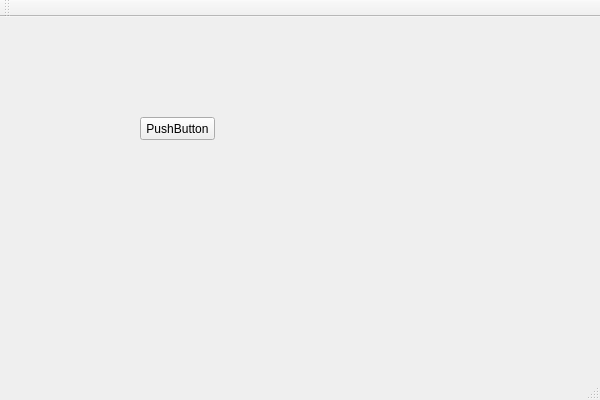
<?xml version="1.0" encoding="UTF-8"?>
<ui version="4.0">
 <class>HelloDialog</class>
 <widget class="QMainWindow" name="HelloDialog">
  <property name="geometry">
   <rect>
    <x>0</x>
    <y>0</y>
    <width>600</width>
    <height>400</height>
   </rect>
  </property>
  <property name="windowTitle">
   <string>HelloDialog</string>
  </property>
  <widget class="QWidget" name="centralWidget">
   <widget class="QPushButton" name="pushButton">
    <property name="geometry">
     <rect>
      <x>140</x>
      <y>100</y>
      <width>75</width>
      <height>23</height>
     </rect>
    </property>
    <property name="text">
     <string>PushButton</string>
    </property>
   </widget>
  </widget>
  <widget class="QMenuBar" name="menuBar">
   <property name="geometry">
    <rect>
     <x>0</x>
     <y>0</y>
     <width>600</width>
     <height>23</height>
    </rect>
   </property>
  </widget>
  <widget class="QToolBar" name="mainToolBar">
   <attribute name="toolBarArea">
    <enum>TopToolBarArea</enum>
   </attribute>
   <attribute name="toolBarBreak">
    <bool>false</bool>
   </attribute>
  </widget>
  <widget class="QStatusBar" name="statusBar"/>
 </widget>
 <layoutdefault spacing="6" margin="11"/>
 <resources>
  <include location="hellodialog.qrc"/>
 </resources>
 <connections/>
</ui>
